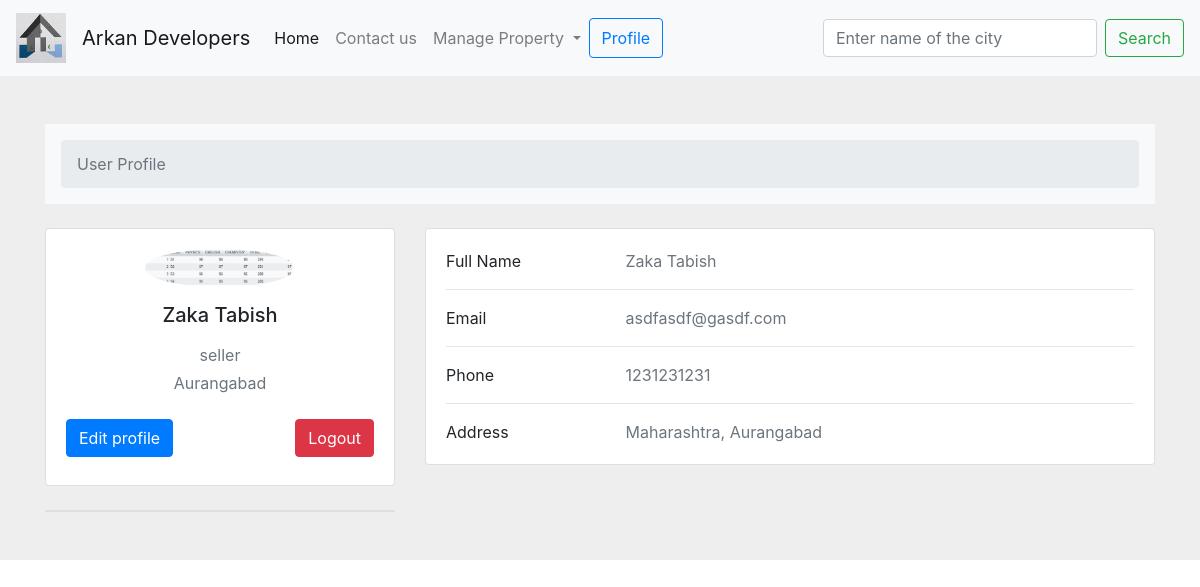
Before: /code/view_profile.php (signed in) with the older database file.
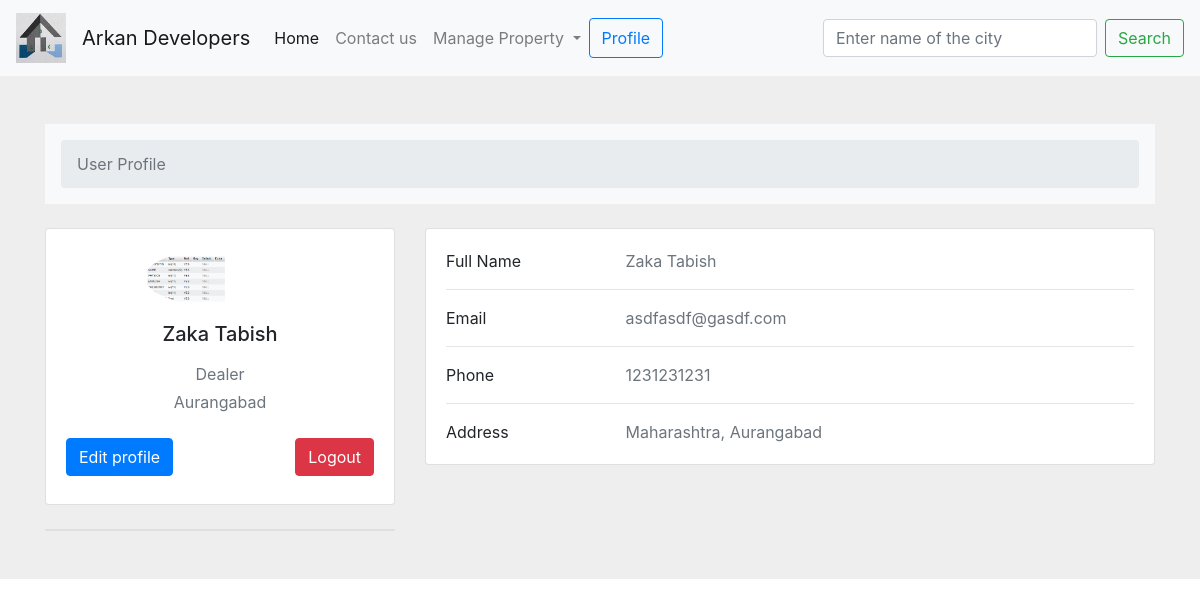
After: the same page with the newer database file.
### tables this page shows
CREATE TABLE `user_profile` (
  `uid` varchar(15) NOT NULL,
  `profile_image` text NOT NULL
);

CREATE TABLE `user_info` (
  `uid` varchar(15) NOT NULL,
  `name` varchar(25) NOT NULL,
  `email` varchar(40) NOT NULL,
  `city` varchar(25) NOT NULL,
  `state` varchar(25) NOT NULL,
  `password` varchar(15) NOT NULL
);

CREATE TABLE `user` (
  `uid` varchar(15) NOT NULL,
  `type` varchar(20) NOT NULL
);

### code/functions.php (called while the page is built, shortened)
<?php
function fire($query)
{
  $servername="localhost";
  $username="root";
  $password="";
  $dbname="project_5th_sem";
  $conn = new mysqli($servername, $username, $password, $dbname);
  $sql = $query;
  try {
    $value = $conn->query($sql);
    return $value;
  } catch (Exception $e) {
    echo "connection failed";
    $conn->close();
  }
}
?>

### code/view_profile.php (the view, shortened to what this page needs)
<?php require "functions.php";
require "navbar.php";
$ph=$_SESSION["uid_session"];
$info=$user_i = fire("SELECT * FROM `user_info` WHERE `uid`=$ph;")->fetch_assoc();
$usr = fire("SELECT * FROM `user` WHERE `uid`=$ph;")->fetch_assoc();
$usrp = fire("SELECT * FROM `user_profile` WHERE `uid`=$ph;")->fetch_assoc();
?>
<!doctype html>
<html lang="en">
  <head>
    <link rel="stylesheet" href="https://cdn.jsdelivr.net/npm/bootstrap@4.3.1/dist/css/bootstrap.min.css">
  </head>
  <body>
    <section style="background-color: #eee;">
        <div class="container py-5">
          <div class="row">
            <div class="col">
              <nav aria-label="breadcrumb" class="bg-light rounded-3 p-3 mb-4">
                <ol class="breadcrumb mb-0">
                  <li class="breadcrumb-item active" aria-current="page">User Profile</li>
                </ol>
              </nav>
            </div>
          </div>
          <div class="row">
            <div class="col-lg-4">
              <div class="card mb-4">
                <div class="card-body text-center">
                  <img src="<?php echo $usrp["profile_image"];?>" alt="avatar"
                    class="rounded-circle img-fluid" style="width: 150px;">
                  <h5 class="my-3"><?php echo $info["name"];?></h5>
                  <p class="text-muted mb-1"><?php echo $usr["type"];?></p>
                  <p class="text-muted mb-4"><?php echo $info["city"];?></p>
                  <div class="d-flex justify-content-center mb-2">
                    <button type="button" onclick="window.location.href='edit_profile.php'" class="btn btn-primary">Edit profile</button>
                    <button type="button" onclick="window.location.href='kill_session.php'" class="btn btn-danger ">Logout</button>
                  </div>
                </div>
              </div>
              <div class="card mb-4 mb-lg-0">
              </div>
            </div>
            <div class="col-lg-8">
              <div class="card mb-4">
                <div class="card-body">
                  <div class="row">
                    <div class="col-sm-3">
                      <p class="mb-0">Full Name</p>
                    </div>
                    <div class="col-sm-9">
                      <p class="text-muted mb-0"><?php echo $info["name"];?></p>
                    </div>
                  </div>
                  <hr>
                  <div class="row">
                    <div class="col-sm-3">
                      <p class="mb-0">Email</p>
                    </div>
                    <div class="col-sm-9">
                      <p class="text-muted mb-0"><?php echo $info["email"];?></p>
                    </div>
                  </div>
                  <hr>
                  <div class="row">
                    <div class="col-sm-3">
                      <p class="mb-0">Phone</p>
                    </div>
                    <div class="col-sm-9">
                      <p class="text-muted mb-0"><?php echo $info["uid"];?></p>
                    </div>
                  </div>
                  <hr>
                  <div class="row">
                    <div class="col-sm-3">
                      <p class="mb-0">Address</p>
                    </div>
                    <div class="col-sm-9">
                      <p class="text-muted mb-0"><?php echo $info["state"];?>, <?php echo $info["city"];?></p>
                    </div>
                  </div>
                </div>
              </div>
            </div>
          </div>
        </div>
      </section>
  </body>

### code/navbar.php (shortened to what this page needs)
<nav class="navbar navbar-expand-lg navbar-light bg-light">
  <a class="navbar-brand" href="#">
    <img src="icons/logo.jpg" alt="" width="50" height="50">
  </a>
  <a class="navbar-brand" href="#">Arkan Developers</a>
  <div class="collapse navbar-collapse" id="navbarSupportedContent">
    <ul class="navbar-nav mr-auto">
      <li class="nav-item active">
        <a class="nav-link" href="home.php">Home <span class="sr-only">(current)</span></a>
      </li>
      <li class="nav-item">
        <a class="nav-link" href="#">Contact us</a>
      </li>
      <li class="nav-item dropdown">
        <a class="nav-link dropdown-toggle" href="#" id="navbarDropdown" role="button" data-toggle="dropdown" aria-haspopup="true" aria-expanded="false">
          Manage Property
        </a>
      </li>
      <?php
      $btn_str = "Sign in";
        $btn_location = "login.php";
       if($_SESSION["uid_session"]!="")
       {
        $btn_str = "Profile";
        $btn_location = "view_profile.php";
       }
      ?>
      <button type="button" onclick="location.href='<?php echo $btn_location; ?>'" class="btn btn-outline-primary"><?php echo $btn_str;?></button>
    </ul>
    <form action="property-grid.php" type="POST" class="form-inline my-2 my-lg-0">
      <input class="form-control mr-sm-2" type="search" placeholder="Enter name of the city" aria-label="Search">
      <button class="btn btn-outline-success my-2 my-sm-0" type="submit">Search</button>
    </form>
  </div>
</nav>

Changed rows visible on the page:
changed user_profile: profile_image: a different picture
changed user: type "seller" → "Dealer"
